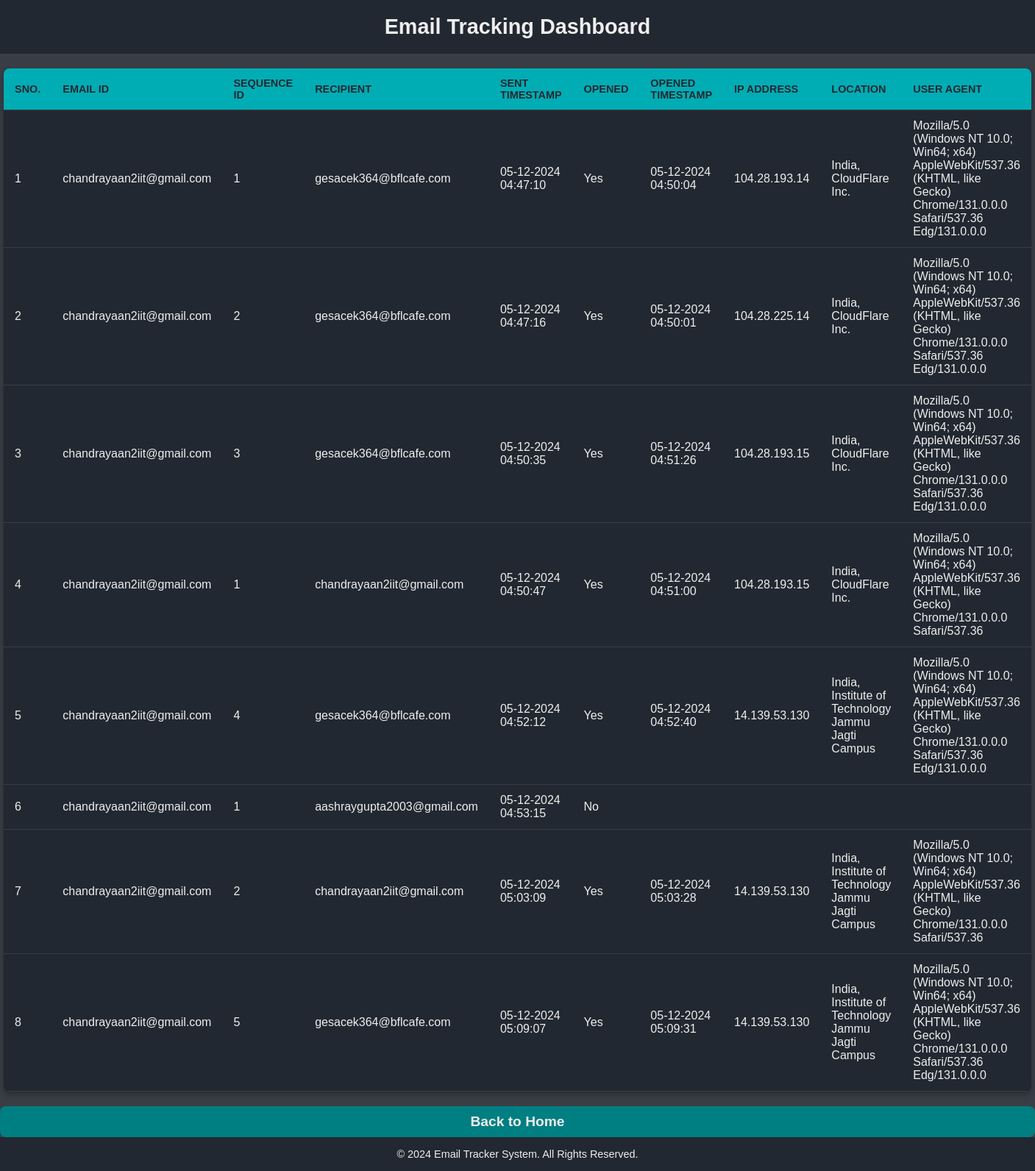
The page /emails on the database its author committed.
### tables this page shows
CREATE TABLE emails (
    sno INTEGER PRIMARY KEY AUTOINCREMENT,
    email_id TEXT,  -- Stays the same for each recipient
    sequence_id INTEGER,  -- Unique identifier for each email sent to that recipient
    recipient TEXT,
    sent_timestamp TIMESTAMP,
    opened INTEGER,
    opened_timestamp TIMESTAMP,
    ip_address TEXT,
    location TEXT,
    user_agent TEXT
    -- PRIMARY KEY (sno, email_id, sequence_id)  -- Composite key
);

### app.py (the view)
@app.route("/emails")
def get_emails():
    conn = sqlite3.connect("emails.db")
    cursor = conn.cursor()
    cursor.execute("""
        SELECT sno, email_id, sequence_id, recipient, sent_timestamp, opened, opened_timestamp, ip_address, location, user_agent
        FROM emails
    """)
    emails = cursor.fetchall()
    conn.close()
    return render_template("email_dashboard.html", emails=emails)

### templates/email_dashboard.html (shortened to what this page needs)
<!DOCTYPE html>
<html lang="en">
<head>
</head>
<body>
    <header>Email Tracking Dashboard</header>
    <table>
        <thead>
            <tr>
                <th>SNo.</th>
                <th>Email ID</th>
                <th>Sequence ID</th>
                <th>Recipient</th>
                <th>Sent Timestamp</th>
                <th>Opened</th>
                <th>Opened Timestamp</th>
                <th>IP Address</th>
                <th>Location</th>
                <th>User Agent</th>
            </tr>
        </thead>
        <tbody>
            {% for email in emails %}
            <tr>
                <td>{{ email[0] }}</td>
                <td>{{ email[1] }}</td>
                <td>{{ email[2] }}</td>
                <td>{{ email[3] }}</td>
                <td>{{ email[4] }}</td>
                <td>{{ 'Yes' if email[5] else 'No' }}</td>
                <td>{{ email[6] or '' }}</td>
                <td>{{ email[7] or '' }}</td>
                <td>{{ email[8] or '' }}</td>
                <td>{{ email[9] or '' }}</td>
            </tr>
            {% endfor %}
        </tbody>
    </table>
    <button class="back-button" onclick="window.location.href='/';">Back to Home</button>
    <footer>
        © 2024 Email Tracker System. All Rights Reserved.
    </footer>
</body>
</html>

### templates/email_dashboard.html (style rules this page uses)
body { font-family: Arial, sans-serif; background-color: #393E46; color: #EEEEEE; margin: 0; padding: 0; }
header { background-color: #222831; padding: 20px; text-align: center; color: #EEEEEE; font-size: 1.8em; font-weight: bold; }
table { width: 90%; margin: 20px auto; border-collapse: collapse; background-color: #222831; color: #EEEEEE; border-radius: 8px; overflow: hidden; box-shadow: 0 4px 8px rgba(0, 0, 0, 0.3); }
th, td { padding: 12px 15px; text-align: left; border-bottom: 1px solid #393E46; }
th { background-color: #00ADB5; color: #222831; font-weight: bold; text-transform: uppercase; font-size: 0.9em; }
footer { text-align: center; padding: 15px 0; background-color: #222831; color: #EEEEEE; font-size: 0.9em; }
.back-button { background-color: #007F83; color: #EEEEEE; font-size: 1.2em; font-weight: bold; padding: 10px 20px; border-radius: 8px; border: none; cursor: pointer; transition: background-color 0.3s, transform 0.2s; display: block; width: 100%; text-align: center; margin-top: 20px; }

### rows shown on the page
emails: sno "1", email "chandrayaan2iit@gmail.com", sequence "1", recipient "gesacek364@bflcafe.com", sent_timestamp "05-12-2024 04:47:10", opened "Yes", opened_timestamp "05-12-2024 04:50:04", ip_address "104.28.193.14", location "India, CloudFlare Inc.", user_agent "Mozilla/5.0 (Windows NT 10.0; Win64; x64) AppleWebKit/537.36 (KHTML, like Gecko) Chrome/131.0.0.0 Safari/537.36 Edg/131.0.0.0"
emails: sno "2", email "chandrayaan2iit@gmail.com", sequence "2", recipient "gesacek364@bflcafe.com", sent_timestamp "05-12-2024 04:47:16", opened "Yes", opened_timestamp "05-12-2024 04:50:01", ip_address "104.28.225.14", location "India, CloudFlare Inc.", user_agent "Mozilla/5.0 (Windows NT 10.0; Win64; x64) AppleWebKit/537.36 (KHTML, like Gecko) Chrome/131.0.0.0 Safari/537.36 Edg/131.0.0.0"
emails: sno "3", email "chandrayaan2iit@gmail.com", sequence "3", recipient "gesacek364@bflcafe.com", sent_timestamp "05-12-2024 04:50:35", opened "Yes", opened_timestamp "05-12-2024 04:51:26", ip_address "104.28.193.15", location "India, CloudFlare Inc.", user_agent "Mozilla/5.0 (Windows NT 10.0; Win64; x64) AppleWebKit/537.36 (KHTML, like Gecko) Chrome/131.0.0.0 Safari/537.36 Edg/131.0.0.0"
emails: sno "4", email "chandrayaan2iit@gmail.com", sequence "1", recipient "chandrayaan2iit@gmail.com", sent_timestamp "05-12-2024 04:50:47", opened "Yes", opened_timestamp "05-12-2024 04:51:00", ip_address "104.28.193.15", location "India, CloudFlare Inc.", user_agent "Mozilla/5.0 (Windows NT 10.0; Win64; x64) AppleWebKit/537.36 (KHTML, like Gecko) Chrome/131.0.0.0 Safari/537.36"
emails: sno "5", email "chandrayaan2iit@gmail.com", sequence "4", recipient "gesacek364@bflcafe.com", sent_timestamp "05-12-2024 04:52:12", opened "Yes", opened_timestamp "05-12-2024 04:52:40", ip_address "14.139.53.130", location "India, Institute of Technology Jammu Jagti Campus", user_agent "Mozilla/5.0 (Windows NT 10.0; Win64; x64) AppleWebKit/537.36 (KHTML, like Gecko) Chrome/131.0.0.0 Safari/537.36 Edg/131.0.0.0"
emails: sno "6", email "chandrayaan2iit@gmail.com", sequence "1", recipient "aashraygupta2003@gmail.com", sent_timestamp "05-12-2024 04:53:15", opened "No"
emails: sno "7", email "chandrayaan2iit@gmail.com", sequence "2", recipient "chandrayaan2iit@gmail.com", sent_timestamp "05-12-2024 05:03:09", opened "Yes", opened_timestamp "05-12-2024 05:03:28", ip_address "14.139.53.130", location "India, Institute of Technology Jammu Jagti Campus", user_agent "Mozilla/5.0 (Windows NT 10.0; Win64; x64) AppleWebKit/537.36 (KHTML, like Gecko) Chrome/131.0.0.0 Safari/537.36"
emails: sno "8", email "chandrayaan2iit@gmail.com", sequence "5", recipient "gesacek364@bflcafe.com", sent_timestamp "05-12-2024 05:09:07", opened "Yes", opened_timestamp "05-12-2024 05:09:31", ip_address "14.139.53.130", location "India, Institute of Technology Jammu Jagti Campus", user_agent "Mozilla/5.0 (Windows NT 10.0; Win64; x64) AppleWebKit/537.36 (KHTML, like Gecko) Chrome/131.0.0.0 Safari/537.36 Edg/131.0.0.0"
